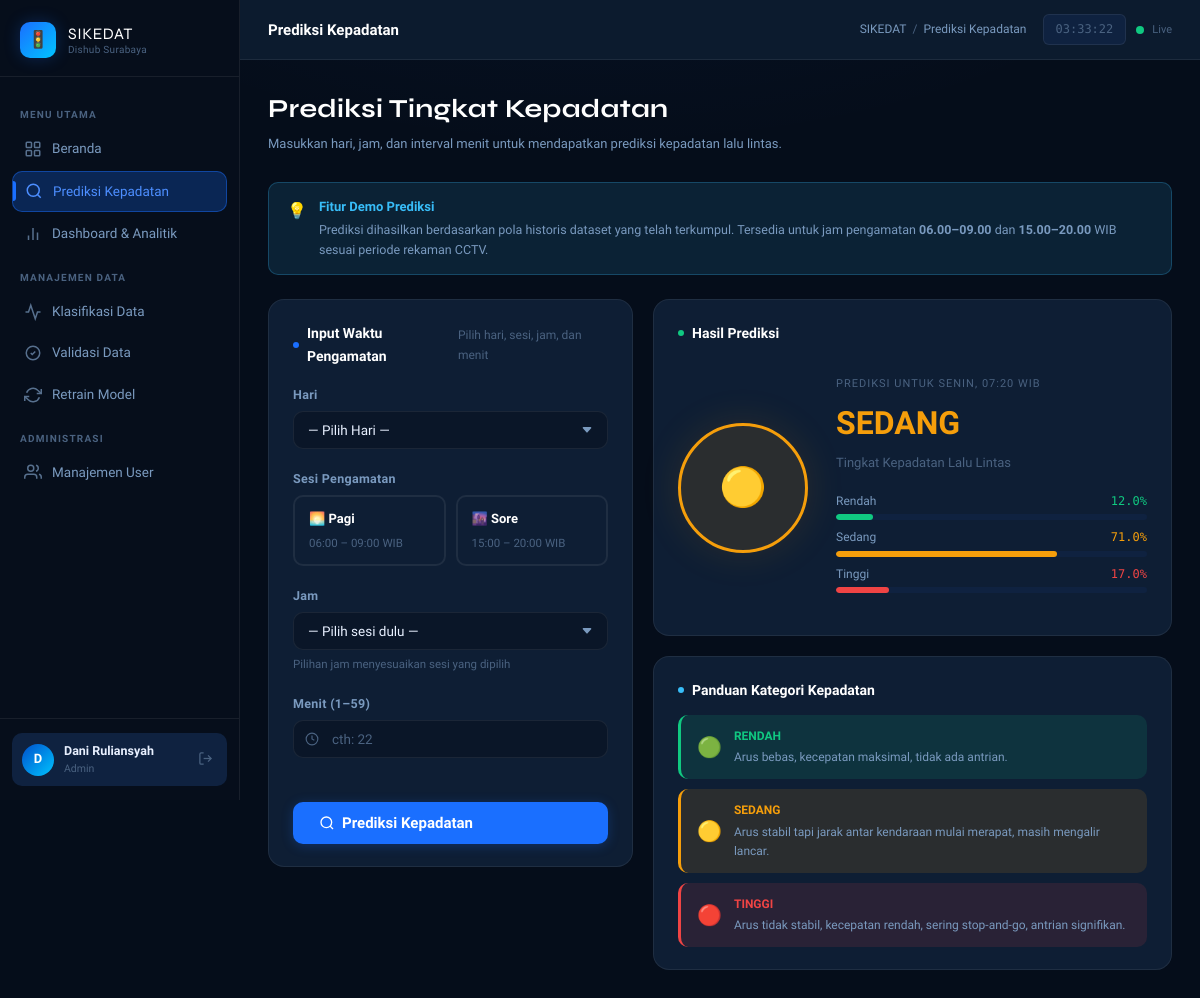
Screenshot of /prediksi (signed in) with the database file from the repository.
### models.py (models this page shows, shortened)
class User(UserMixin, db.Model):
    __tablename__ = 'users'
    id           = db.Column(db.Integer, primary_key=True)
    username     = db.Column(db.String(80), unique=True, nullable=False)
    password     = db.Column(db.String(200), nullable=False)  # disimpan ter-hash
    nama_lengkap = db.Column(db.String(150), nullable=True)
    role_id      = db.Column(db.Integer, db.ForeignKey('roles.id'), nullable=False)
    is_active    = db.Column(db.Boolean, default=True)
    created_at   = db.Column(db.DateTime, default=datetime.utcnow)
    dataset_diklasifikasi = db.relationship(
        'Dataset',
        foreign_keys='Dataset.classified_by',
        backref='pengklasifikasi',
        lazy=True
    )
    dataset_divalidasi = db.relationship(
        'Dataset',
        foreign_keys='Dataset.validated_by',
        backref='validator',
        lazy=True
    )
    retrain_dilakukan = db.relationship(
        'RetrainHistory',
        backref='operator',
        lazy=True
    )
    @property
    def has_full_access(self):
        return self.role.akses_penuh if self.role else False

class Role(db.Model):
    __tablename__ = 'roles'
    id          = db.Column(db.Integer, primary_key=True)
    nama        = db.Column(db.String(50), unique=True, nullable=False)
    deskripsi   = db.Column(db.String(200), nullable=True)
    akses_penuh = db.Column(db.Boolean, default=False, nullable=False)
    users = db.relationship('User', backref='role', lazy=True)

### app.py (the view)
@app.route('/prediksi', methods=['GET', 'POST'])
def prediksi():
    return render_template('prediksi.html')

### app.py (called while the page is built)
@login_manager.user_loader
def load_user(user_id):
    return User.query.get(int(user_id))

@app.context_processor
def inject_globals():
    return {'now': datetime.utcnow()}

### templates/prediksi.html (shortened to what this page needs)
{% extends "base.html" %}
{% block page_title %}Prediksi Kepadatan{% endblock %}
{% block breadcrumb %}Prediksi Kepadatan{% endblock %}
{% block content %}
<div class="page-header">
  <h1>Prediksi Tingkat Kepadatan</h1>
  <p>Masukkan hari, jam, dan interval menit untuk mendapatkan prediksi kepadatan lalu lintas.</p>
</div>
<div class="alert alert-info fade-in" style="margin-bottom: 24px;">
  <span class="alert-icon">💡</span>
  <div class="alert-body">
    <div class="alert-title">Fitur Demo Prediksi</div>
    <div class="alert-desc">
      Prediksi dihasilkan berdasarkan pola historis dataset yang telah terkumpul.
      Tersedia untuk jam pengamatan <strong>06.00–09.00</strong> dan
      <strong>15.00–20.00</strong> WIB sesuai periode rekaman CCTV.
    </div>
  </div>
</div>
<div class="grid grid-12 fade-in">
  <div class="col-span-5">
    <div class="card fade-in delay-1">
      <div class="card-header">
        <div class="card-title"><span class="dot"></span>Input Waktu Pengamatan</div>
        <div class="card-subtitle">Pilih hari, sesi, jam, dan menit</div>
      </div>
      <form method="POST" action="{{ url_for('prediksi') }}" id="prediksiForm">
        <div class="form-group">
          <label class="form-label">Hari</label>
          <select class="form-control" name="hari" id="inputHari" required>
            <option value="">— Pilih Hari —</option>
          </select>
        </div>
        <div class="form-group">
          <label class="form-label">Sesi Pengamatan</label>
          <div style="display:grid;grid-template-columns:1fr 1fr;gap:10px;">
            <label style="border:2px solid var(--border);border-radius:var(--radius-md);
                          padding:12px 14px;cursor:pointer;transition:var(--transition);
                          display:flex;flex-direction:column;gap:4px;"
                   id="labelPagi" onclick="setSesi('pagi')">
              <span style="font-size:13px;font-weight:700;color:var(--text-heading);">🌅 Pagi</span>
              <span style="font-size:11.5px;color:var(--text-muted);">06:00 – 09:00 WIB</span>
            </label>
            <label style="border:2px solid var(--border);border-radius:var(--radius-md);
                          padding:12px 14px;cursor:pointer;transition:var(--transition);
                          display:flex;flex-direction:column;gap:4px;"
                   id="labelSore" onclick="setSesi('sore')">
              <span style="font-size:13px;font-weight:700;color:var(--text-heading);">🌆 Sore</span>
              <span style="font-size:11.5px;color:var(--text-muted);">15:00 – 20:00 WIB</span>
            </label>
          </div>
        </div>
        <div class="form-group">
          <label class="form-label">Jam</label>
          <select class="form-control" name="jam" id="inputJam" required>
            <option value="">— Pilih sesi dulu —</option>
          </select>
          <div class="form-hint">Pilihan jam menyesuaikan sesi yang dipilih</div>
        </div>
        <div class="form-group">
          <label class="form-label">Menit (1–59)</label>
          <div class="input-group">
            <input
              type="number"
              class="form-control"
              name="menit"
              id="inputMenit"
              min="1" max="59"
              placeholder="cth: 22"
              value="{{ form_data.menit if form_data is defined and form_data.menit else '' }}"
              oninput="previewRounding(this.value)"
              required
            />
          </div>
          <div id="roundingHint" class="form-hint" style="margin-top:6px;min-height:18px;"></div>
        </div>
        <button type="submit" class="btn btn-primary btn-lg w-full" id="btnPrediksi">
          <svg width="16" height="16" viewBox="0 0 24 24" fill="none"
               stroke="currentColor" stroke-width="2">
            <circle cx="11" cy="11" r="8"/>
            <line x1="21" y1="21" x2="16.65" y2="16.65"/>
          </svg>
          Prediksi Kepadatan
        </button>
      </form>
    </div>
  </div>
  <div class="col-span-7">
    <div class="card fade-in delay-2" style="margin-bottom: 20px;">
      <div class="card-header">
        <div class="card-title">
          <span class="dot" style="background:var(--success);"></span>Hasil Prediksi
        </div>
      </div>
      <div style="display:flex;align-items:center;gap:28px;padding:12px 0;">
        <div style="
          width:130px;height:130px;border-radius:50%;flex-shrink:0;
          display:flex;flex-direction:column;align-items:center;justify-content:center;
          background:var(--label-{{ pred_label | lower }}-bg);
          border:3px solid var(--label-{{ pred_label | lower }});
          box-shadow:0 0 40px var(--label-{{ pred_label | lower }}-bg);
          font-size:38px;
        ">
          {{ '🟢' if pred_label == 'Rendah' else ('🟡' if pred_label == 'Sedang' else '🔴') }}
        </div>
        <div style="flex:1;">
          <div style="font-size:11px;color:var(--text-muted);text-transform:uppercase;
                      letter-spacing:1px;margin-bottom:6px;">
            Prediksi untuk
            {{ pred_hari }}, {{ pred_jam }}:{{ pred_menit }} WIB
          </div>
          <div style="font-size:32px;font-weight:800;
                      color:var(--label-{{ pred_label | lower }});margin-bottom:4px;">
            {{ pred_label | upper }}
          </div>
          <div style="font-size:13px;color:var(--text-muted);margin-bottom:18px;">
            Tingkat Kepadatan Lalu Lintas
          </div>
          {% for cls, prob in pred_proba.items() %}
          <div style="margin-bottom:8px;">
            <div class="flex justify-between" style="font-size:12px;margin-bottom:3px;">
              <span style="color:var(--text-secondary);">{{ cls }}</span>
              <span class="text-mono"
                    style="color:var(--label-{{ cls | lower }});">
                {{ (prob * 100) | round(1) }}%
              </span>
            </div>
            <div class="progress-bar">
              <div class="progress-fill
                {{ 'success' if cls == 'Rendah' else
                   ('warning' if cls == 'Sedang' else 'danger') }}"
                   style="width:{{ (prob * 100) | round(1) }}%;"></div>
            </div>
          </div>
          {% endfor %}
        </div>
      </div>
    </div>
    <div class="card fade-in delay-3">
      <div class="card-title" style="margin-bottom:14px;">
        <span class="dot" style="background:var(--info);"></span>
        Panduan Kategori Kepadatan
      </div>
      <div style="display:flex;flex-direction:column;gap:10px;">
        {% for icon, label, color, bg, desc in [
          ('🟢','RENDAH','var(--label-rendah)','var(--label-rendah-bg)',
           'Arus bebas, kecepatan maksimal, tidak ada antrian.'),
          ('🟡','SEDANG','var(--label-sedang)','var(--label-sedang-bg)',
           'Arus stabil tapi jarak antar kendaraan mulai merapat, masih mengalir lancar.'),
          ('🔴','TINGGI','var(--label-tinggi)','var(--label-tinggi-bg)',
           'Arus tidak stabil, kecepatan rendah, sering stop-and-go, antrian signifikan.'),
        ] %}
        <div style="display:flex;align-items:center;gap:12px;
                    padding:12px 16px;background:{{ bg }};
                    border-radius:var(--radius-md);border-left:3px solid {{ color }};">
          <span style="font-size:20px;">{{ icon }}</span>
          <div>
            <div style="font-size:12px;font-weight:800;color:{{ color }};margin-bottom:2px;">
              {{ label }}
            </div>
            <div style="font-size:12px;color:var(--text-secondary);">{{ desc }}</div>
          </div>
        </div>
        {% endfor %}
      </div>
    </div>
  </div>
</div>
{% endblock %}

### templates/base.html (shortened to what this page needs)
<!DOCTYPE html>
<html lang="id">
<head>
  <link rel="stylesheet" href="{{ url_for('static', filename='css/style.css') }}" />
</head>
<body>
<div class="layout">
  <aside class="sidebar" id="sidebar">
    <div class="sidebar-logo">
      <div class="sidebar-logo-icon">🚦</div>
      <div class="sidebar-logo-text">
        <span class="brand">SIKEDAT</span>
        <span class="sub">Dishub Surabaya</span>
      </div>
    </div>
    <nav class="sidebar-nav">
      <div class="nav-section-label">Menu Utama</div>
      <a href="{{ url_for('index') }}"
         class="nav-item {% if request.endpoint == 'index' %}active{% endif %}">
        <svg class="icon" viewBox="0 0 24 24" fill="none" stroke="currentColor" stroke-width="2">
          <rect x="3" y="3" width="7" height="7" rx="1"/>
          <rect x="14" y="3" width="7" height="7" rx="1"/>
          <rect x="3" y="14" width="7" height="7" rx="1"/>
          <rect x="14" y="14" width="7" height="7" rx="1"/>
        </svg>
        Beranda
      </a>
      <a href="{{ url_for('prediksi') }}"
         class="nav-item {% if request.endpoint == 'prediksi' %}active{% endif %}">
        <svg class="icon" viewBox="0 0 24 24" fill="none" stroke="currentColor" stroke-width="2">
          <circle cx="11" cy="11" r="8"/>
          <line x1="21" y1="21" x2="16.65" y2="16.65"/>
        </svg>
        Prediksi Kepadatan
      </a>
      {% if current_user.is_authenticated %}
      <a href="{{ url_for('dashboard') }}"
         class="nav-item {% if request.endpoint == 'dashboard' %}active{% endif %}">
        <svg class="icon" viewBox="0 0 24 24" fill="none" stroke="currentColor" stroke-width="2">
          <line x1="18" y1="20" x2="18" y2="10"/>
          <line x1="12" y1="20" x2="12" y2="4"/>
          <line x1="6" y1="20" x2="6" y2="14"/>
        </svg>
        Dashboard &amp; Analitik
      </a>
      {% if current_user.has_full_access %}
      <div class="nav-section-label">Manajemen Data</div>
      <a href="{{ url_for('classifier') }}"
         class="nav-item {% if request.endpoint == 'classifier' %}active{% endif %}">
        <svg class="icon" viewBox="0 0 24 24" fill="none" stroke="currentColor" stroke-width="2">
          <polyline points="22 12 18 12 15 21 9 3 6 12 2 12"/>
        </svg>
        Klasifikasi Data
      </a>
      <a href="{{ url_for('validasi') }}"
         class="nav-item {% if request.endpoint == 'validasi' %}active{% endif %}">
        <svg class="icon" viewBox="0 0 24 24" fill="none" stroke="currentColor" stroke-width="2">
          <path d="M9 12l2 2 4-4"/>
          <path d="M21 12c0 4.97-4.03 9-9 9S3 16.97 3 12 7.03 3 12 3s9 4.03 9 9z"/>
        </svg>
        Validasi Data
      </a>
      <a href="{{ url_for('retrain_model') }}"
         class="nav-item {% if request.endpoint == 'retrain_model' %}active{% endif %}">
        <svg class="icon" viewBox="0 0 24 24" fill="none" stroke="currentColor" stroke-width="2">
          <polyline points="23 4 23 10 17 10"/>
          <polyline points="1 20 1 14 7 14"/>
          <path d="M3.51 9a9 9 0 0 1 14.85-3.36L23 10M1 14l4.64 4.36A9 9 0 0 0 20.49 15"/>
        </svg>
        Retrain Model
      </a>
      {% endif %}
      {% if current_user.role and current_user.role.nama == 'admin' %}
      <div class="nav-section-label">Administrasi</div>
      <a href="{{ url_for('users_list') }}"
         class="nav-item {% if 'users' in request.endpoint %}active{% endif %}">
        <svg class="icon" viewBox="0 0 24 24" fill="none" stroke="currentColor" stroke-width="2">
          <path d="M17 21v-2a4 4 0 0 0-4-4H5a4 4 0 0 0-4 4v2"/>
          <circle cx="9" cy="7" r="4"/>
          <path d="M23 21v-2a4 4 0 0 0-3-3.87"/>
          <path d="M16 3.13a4 4 0 0 1 0 7.75"/>
        </svg>
        Manajemen User
      </a>
      {% endif %}
      {% endif %}
    </nav>
    <div class="sidebar-footer">
      {% if current_user.is_authenticated %}
      <div class="sidebar-user">
        <div class="user-avatar">
          {{ current_user.nama_lengkap[0].upper() if current_user.nama_lengkap else current_user.username[0].upper() }}
        </div>
        <div class="user-info">
          <div class="name">{{ current_user.nama_lengkap or current_user.username }}</div>
          <div class="role">{{ current_user.role.nama | capitalize if current_user.role else '—' }}</div>
        </div>
        <a href="{{ url_for('auth.logout') }}" class="logout-btn" title="Keluar">
          <svg width="15" height="15" viewBox="0 0 24 24" fill="none" stroke="currentColor" stroke-width="2">
            <path d="M9 21H5a2 2 0 0 1-2-2V5a2 2 0 0 1 2-2h4"/>
            <polyline points="16 17 21 12 16 7"/>
            <line x1="21" y1="12" x2="9" y2="12"/>
          </svg>
        </a>
      </div>
      {% else %}
      <a href="{{ url_for('auth.login') }}" class="btn btn-primary w-full btn-sm">
        🔐 Login Dishub
      </a>
      {% endif %}
    </div>
  </aside>
  <div class="main-content">
    <header class="topbar">
      <div class="topbar-title">{% block page_title %}{% endblock %}</div>
      <div class="topbar-breadcrumb">
        <span>SIKEDAT</span>
        <span class="sep">/</span>
        <span>{% block breadcrumb %}{% endblock %}</span>
      </div>
      <div class="topbar-actions">
        <div class="topbar-time" id="live-clock">--:--:--</div>
        <div class="flex items-center gap-2">
          <div class="live-dot"></div>
          <span style="font-size:11px;color:var(--text-muted);">Live</span>
        </div>
      </div>
    </header>
    <main class="page-content">
      {% block content %}{% endblock %}
    </main>
  </div>
</div>
</body>
</html>

### rows the page displays
User: nama_lengkap "D", nama_lengkap "Dani Ruliansyah"
Role: role.nama "Admin"

### other values shown
{{ pred_hari }} "SENIN"
{{ pred_jam }} "07"
{{ pred_menit }} "20"
{{ pred_label | upper }} "SEDANG"
{{ cls }} "Rendah" "Sedang" "Tinggi"
{{ (prob * 100) | round(1) }} "12.0" "71.0" "17.0"
{{ icon }} "🟢" "🟡" "🔴"
{{ label }} "RENDAH" "SEDANG" "TINGGI"
{{ desc }} "Arus bebas, kecepatan maksimal, tidak ada antrian." "Arus stabil tapi jarak antar kendaraan mulai merapat, masih mengalir lancar." "Arus tidak stabil, kecepatan rendah, sering stop-and-go, antrian signifikan."
